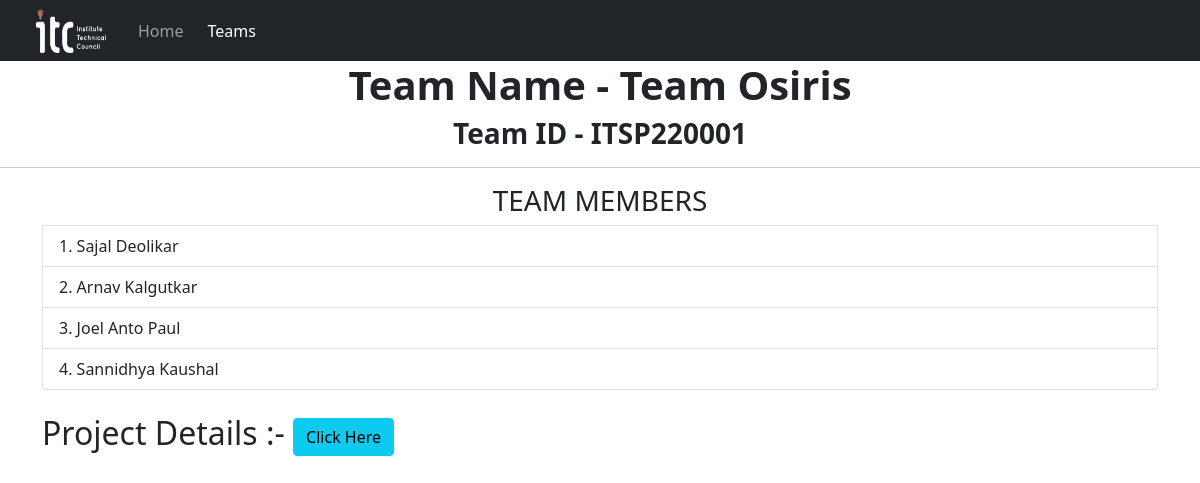
Page /ITSP220001 on the committed database.
### ITSP/models.py (models this page shows)
class Team(models.Model):
    Team_name = models.CharField(max_length=50)
    Team_id = models.CharField(primary_key=True, editable=True, max_length=10)
    member1 = models.CharField(max_length=50,null=True)
    member2 = models.CharField(max_length=50,default="NA")
    member3 = models.CharField(max_length=50,default="NA")
    member4 = models.CharField(max_length=50,default="NA")
    Team_info = models.URLField(max_length=200,null=True)
    def __str__(self):
        return self.Team_name + " ( " + self.Team_id + " )"

### ITSP/views.py (the view)
# urls.py: path('<str:pk>', views.go , name="go"),
def go(request,pk):
    try:
        team_info = Team.objects.get(Team_id = pk)
        print(team_info)
        return render(request,template_name="team.html",context={'team':team_info})
    except:
        pass
        return HttpResponse("Team id Does not exist! Try again!!!")

### templates/team.html (shortened to what this page needs)
{% extends 'base.html' %}
{% block homenav %}
<li class="nav-item">
  <a class="nav-link" aria-current="page" href="/">Home</a>
</li>
<li class="nav-item">
  <a class="nav-link mx-2 active" href="#">Teams</a>
</li>
{% endblock homenav %}
{% block body %}
<div>
  <h1 class="text-center"><b>Team Name - {{team.Team_name}}</b></h1>
  <h3 class="text-center"><b>Team ID - {{team.Team_id}}</b></h3>
  <hr>
  <div class="container">
    <ol class="list-group list-group-numbered">
        <div class="text-center"><b> <h3>TEAM MEMBERS</h3></b></div>
      <li class="list-group-item">{{team.member1}}</li>
      <li class="list-group-item">{{team.member2}}</li>
      <li class="list-group-item">{{team.member3}}</li>
      <li class="list-group-item">{{team.member4}}</li>
    </ol>
    <br>
    <h2>
      Project Details :-   <a class="btn btn-info" href="{{team.Team_info}}" target="_blank" role="button">Click Here</a>
    </h2>
  </div>
{% endblock body %}

### rows in the picture
Team: Team_name "Team Osiris", Team_id "ITSP220001", member1 "Sajal Deolikar", member2 "Arnav Kalgutkar", member3 "Joel Anto Paul", member4 "Sannidhya Kaushal"
